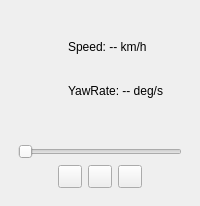
  <widget class="QDockWidget" name="PointCloudDock">
   <property name="sizePolicy">
    <sizepolicy hsizetype="Expanding" vsizetype="Expanding">
     <horstretch>0</horstretch>
     <verstretch>0</verstretch>
    </sizepolicy>
   </property>
   <property name="windowTitle">
    <string>Point Cloud Viewer</string>
   </property>
   <attribute name="dockWidgetArea">
    <number>4</number>
   </attribute>
   <widget class="QWidget" name="dockWidgetContents_7">
    <property name="sizePolicy">
     <sizepolicy hsizetype="Expanding" vsizetype="Expanding">
      <horstretch>0</horstretch>
      <verstretch>0</verstretch>
     </sizepolicy>
    </property>
    <layout class="QVBoxLayout" name="verticalLayout_15">
     <item>
      <layout class="QHBoxLayout" name="horizontalLayout">
       <item>
        <widget class="QWidget" name="pointpanel" native="true">
         <property name="sizePolicy">
          <sizepolicy hsizetype="Expanding" vsizetype="Expanding">
           <horstretch>0</horstretch>
           <verstretch>0</verstretch>
          </sizepolicy>
         </property>
         <layout class="QVBoxLayout" name="verticalLayout_pointpanel">
          <item>
           <widget class="QVTKOpenGLNativeWidget" name="qvtkWidget" native="true">
            <property name="sizePolicy">
             <sizepolicy hsizetype="Expanding" vsizetype="Expanding">
              <horstretch>0</horstretch>
              <verstretch>0</verstretch>
             </sizepolicy>
            </property>
            <property name="minimumSize">
             <size>
              <width>100</width>
              <height>100</height>
             </size>
            </property>
            <widget class="QWidget" name="infoPanel" native="true">
             <property name="geometry">
              <rect>
               <x>50</x>
               <y>10</y>
               <width>221</width>
               <height>81</height>
              </rect>
             </property>
             <property name="sizePolicy">
              <sizepolicy hsizetype="Expanding" vsizetype="Expanding">
               <horstretch>0</horstretch>
               <verstretch>0</verstretch>
              </sizepolicy>
             </property>
             <layout class="QVBoxLayout" name="verticalLayout_2">
              <item>
               <widget class="QLabel" name="speedLabel">
                <property name="sizePolicy">
                 <sizepolicy hsizetype="Expanding" vsizetype="Expanding">
                  <horstretch>0</horstretch>
                  <verstretch>0</verstretch>
                 </sizepolicy>
                </property>
                <property name="text">
                 <string>Speed: -- km/h</string>
                </property>
                <property name="textFormat">
                 <enum>Qt::AutoText</enum>
                </property>
               </widget>
              </item>
              <item>
               <widget class="QLabel" name="YawRate">
                <property name="sizePolicy">
                 <sizepolicy hsizetype="Expanding" vsizetype="Expanding">
                  <horstretch>0</horstretch>
                  <verstretch>0</verstretch>
                 </sizepolicy>
                </property>
                <property name="text">
                 <string>YawRate: -- deg/s</string>
                </property>
               </widget>
              </item>
             </layout>
            </widget>
           </widget>
          </item>
          <item>
           <layout class="QHBoxLayout" name="horizontalLayout_3">
            <item>
             <widget class="QLabel" name="pointstarttime">
              <property name="text">
               <string/>
              </property>
             </widget>
            </item>
            <item>
             <widget class="QLabel" name="pointendtime">
              <property name="text">
               <string/>
              </property>
             </widget>
            </item>
            <item>
             <widget class="QLabel" name="pointruntime">
              <property name="text">
               <string/>
              </property>
             </widget>
            </item>
           </layout>
          </item>
          <item>
           <widget class="QSlider" name="frameSlider">
            <property name="orientation">
             <enum>Qt::Horizontal</enum>
            </property>
           </widget>
          </item>
          <item>
           <layout class="QHBoxLayout" name="horizontalLayout_9">
            <property name="topMargin">
             <number>0</number>
            </property>
            <item>
             <spacer name="horizontalSpacer_2">
              <property name="orientation">
               <enum>Qt::Horizontal</enum>
              </property>
              <property name="sizeHint" stdset="0">
               <size>
                <width>40</width>
                <height>20</height>
               </size>
              </property>
             </spacer>
            </item>
            <item>
             <widget class="QToolButton" name="prevFrameButton">
              <property name="text">
               <string/>
              </property>
             </widget>
            </item>
            <item>
             <widget class="QToolButton" name="FramePlayButton">
              <property name="text">
               <string/>
              </property>
             </widget>
            </item>
            <item>
             <widget class="QToolButton" name="nextFrameButton">
              <property name="text">
               <string/>
              </property>
             </widget>
            </item>
            <item>
             <spacer name="horizontalSpacer_3">
              <property name="orientation">
               <enum>Qt::Horizontal</enum>
              </property>
              <property name="sizeHint" stdset="0">
               <size>
                <width>40</width>
                <height>20</height>
               </size>
              </property>
             </spacer>
            </item>
           </layout>
          </item>
         </layout>
        </widget>
       </item>
      </layout>
     </item>
    </layout>
   </widget>
  </widget>
